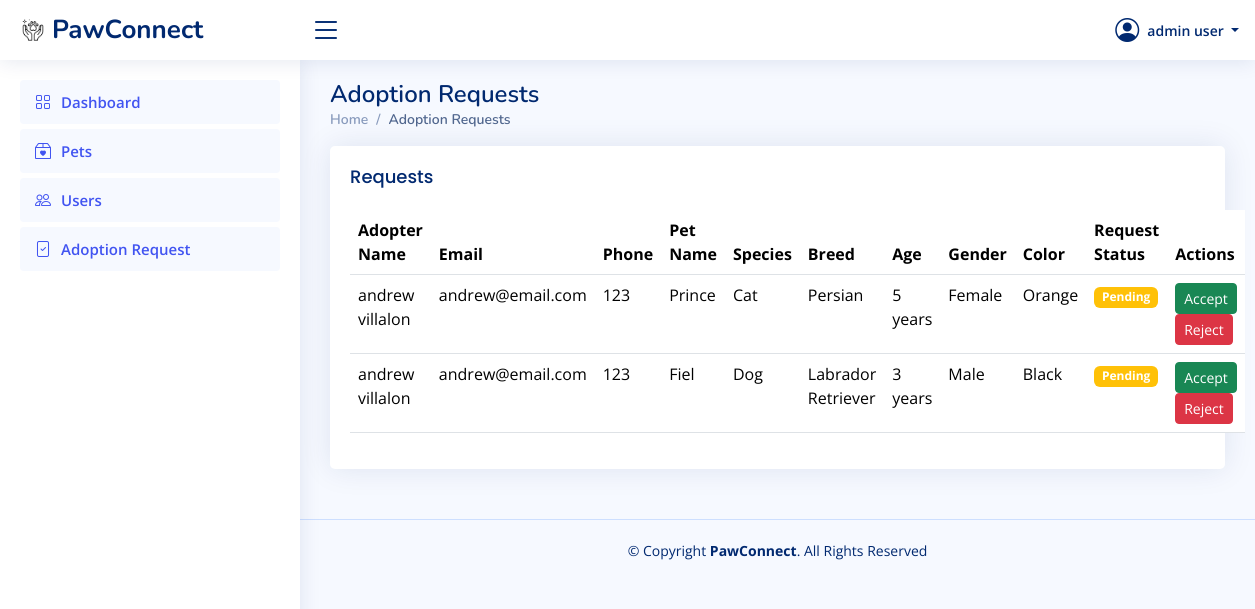
The app's page /view/admin/adoptionRequest.php (signed in) with its own data.
### tables this page shows
CREATE TABLE `request_adoption` (
  `id` int(11) NOT NULL,
  `user_id` int(11) NOT NULL,
  `pet_id` int(11) NOT NULL,
  `status` enum('Pending','Approved','Rejected') DEFAULT 'Pending',
  `request_date` timestamp NOT NULL DEFAULT current_timestamp()
);

CREATE TABLE `users` (
  `userId` int(11) NOT NULL,
  `firstName` varchar(255) NOT NULL,
  `lastName` varchar(255) NOT NULL,
  `email` varchar(255) NOT NULL,
  `password` varchar(255) NOT NULL,
  `phoneNumber` varchar(255) NOT NULL,
  `gender` enum('Male','Female') NOT NULL,
  `role` enum('admin','user') NOT NULL DEFAULT 'user',
  `birthday` date NOT NULL,
  `verification` int(11) NOT NULL DEFAULT 0,
  `profilePicture` longblob DEFAULT NULL,
  `createdAt` timestamp NOT NULL DEFAULT current_timestamp()
);

CREATE TABLE `pets` (
  `id` int(11) NOT NULL,
  `name` varchar(100) NOT NULL,
  `species` enum('Cat','Dog','Bird','Rabbit','Other') NOT NULL,
  `breed` varchar(100) DEFAULT NULL,
  `age` int(11) DEFAULT NULL,
  `gender` enum('Male','Female') NOT NULL,
  `color` varchar(50) DEFAULT NULL,
  `adoption_status` enum('Available','Adopted') DEFAULT 'Available',
  `created_at` timestamp NOT NULL DEFAULT current_timestamp()
);

### view/admin/adoptionRequest.php (the view, shortened to what this page needs)
<?php
include("../../auth/authentication.php");
include("./includes/header.php");
include("./includes/topbar.php");
include("./includes/sidebar.php");
?>
<div class="pagetitle">
    <h1>Adoption Requests</h1>
    <nav>
        <ol class="breadcrumb">
            <li class="breadcrumb-item"><a href="../admin/index.php">Home</a></li>
            <li class="breadcrumb-item active">Adoption Requests</li>
        </ol>
    </nav>
</div>
<section class="section">
    <div class="row">
        <div class="col-lg-12">
            <div class="card">
                <div class="card-body">
                    <h5 class="card-title">Requests</h5>
                    <table class="table datatable">
                        <thead>
                            <tr>
                                <th>Adopter Name</th>
                                <th>Email</th>
                                <th>Phone</th>
                                <th>Pet Name</th>
                                <th>Species</th>
                                <th>Breed</th>
                                <th>Age</th>
                                <th>Gender</th>
                                <th>Color</th>
                                <th>Request Status</th>
                                <th>Actions</th>
                            </tr>
                        </thead>
                        <tbody>
                            <?php
                            $query = "SELECT ra.id, ra.status AS request_status, u.firstName, u.lastName, u.email, u.phoneNumber,
                                             p.id AS pet_id, p.name AS petName, p.species, p.breed, p.age, p.gender, p.color, p.adoption_status
                                      FROM request_adoption ra
                                      JOIN users u ON ra.user_id = u.userId
                                      JOIN pets p ON ra.pet_id = p.id";
                            $query_run = mysqli_query($conn, $query);
                            if (mysqli_num_rows($query_run) > 0) {
                                foreach ($query_run as $row) {
                                    $statusClass = ($row['request_status'] == 'Approved') ? 'bg-success' : (($row['request_status'] == 'Pending') ? 'bg-warning' : 'bg-danger');
                            ?>
                                    <tr>
                                        <td><?= $row['firstName'] . ' ' . $row['lastName']; ?></td>
                                        <td><?= $row['email']; ?></td>
                                        <td><?= $row['phoneNumber']; ?></td>
                                        <td><?= $row['petName']; ?></td>
                                        <td><?= $row['species']; ?></td>
                                        <td><?= $row['breed']; ?></td>
                                        <td><?= $row['age']; ?> years</td>
                                        <td><?= $row['gender']; ?></td>
                                        <td><?= $row['color']; ?></td>
                                        <td><span class="badge <?= $statusClass; ?>"><?= $row['request_status']; ?></span></td>
                                        <td>
                                            <?php if ($row['request_status'] == 'Pending') { ?>
                                                <form method="POST" style="display:inline;">
                                                    <button type="submit" name="update_status" class="btn btn-success btn-sm">Accept</button>
                                                </form>
                                                <form method="POST" style="display:inline;">
                                                    <button type="submit" name="update_status" class="btn btn-danger btn-sm">Reject</button>
                                                </form>
                                            <?php } ?>
                                        </td>
                                    </tr>
                            <?php
                                }
                            }
                            ?>
                        </tbody>
                    </table>
                </div>
            </div>
        </div>
    </div>
</section>
<?php
include("./includes/footer.php");
?>

### assets/css/style.css (style rules this page uses)
:root { scroll-behavior: smooth; }
body { font-family: "Open Sans", sans-serif; background: #f6f9ff; color: #444444; }
a { color: #4154f1; text-decoration: none; }
h1, h2, h3, h4, h5, h6 { font-family: "Nunito", sans-serif; }
.pagetitle { margin-bottom: 10px; }
.pagetitle h1 { font-size: 24px; margin-bottom: 0; font-weight: 600; color: #012970; }
.card { margin-bottom: 30px; border: none; border-radius: 5px; box-shadow: 0px 0 30px rgba(1, 41, 112, 0.1); }
.card-title { padding: 20px 0 15px 0; font-size: 18px; font-weight: 500; color: #012970; font-family: "Poppins", sans-serif; }
.card-body { padding: 0 20px 20px 20px; }
.breadcrumb { font-size: 14px; font-family: "Nunito", sans-serif; color: #899bbd; font-weight: 600; }
.breadcrumb a { color: #899bbd; transition: 0.3s; }
.breadcrumb .breadcrumb-item::before { color: #899bbd; }
.breadcrumb .active { color: #51678f; font-weight: 600; }

### records on screen
request_adoption: user.firstName "andrew", user.lastName "villalon", user.email "andrew@email.com", user.phoneNumber "123", pet.name "Prince", pet.species "Cat", pet.breed "Persian", pet.age "5", pet.gender "Female", pet.color "Orange", status "Pending"
request_adoption: user.firstName "andrew", user.lastName "villalon", user.email "andrew@email.com", user.phoneNumber "123", pet.name "Fiel", pet.species "Dog", pet.breed "Labrador Retriever", pet.age "3", pet.gender "Male", pet.color "Black", status "Pending"

### other values on screen
$_SESSION['authUser']['fullName'] "admin user"
